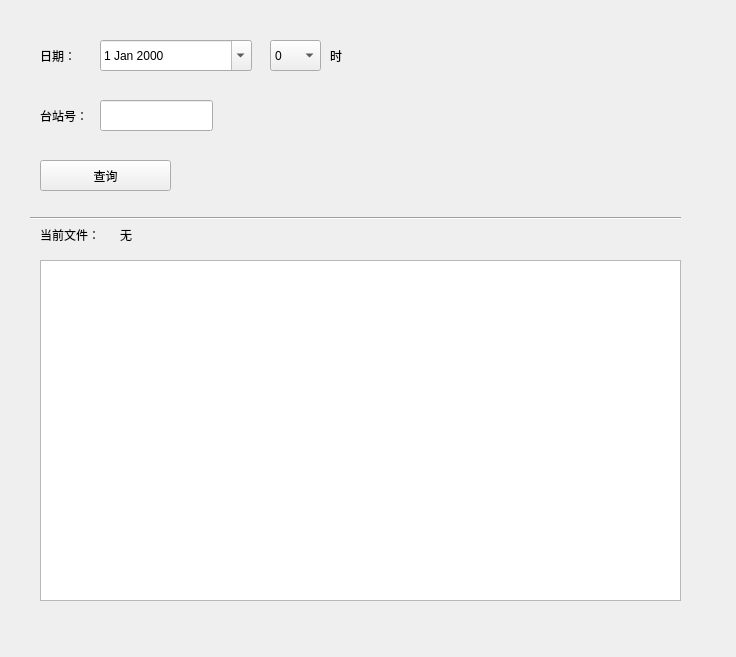
<?xml version="1.0" encoding="UTF-8"?>
<ui version="4.0">
 <class>Form</class>
 <widget class="QWidget" name="Form">
  <property name="geometry">
   <rect>
    <x>0</x>
    <y>0</y>
    <width>736</width>
    <height>657</height>
   </rect>
  </property>
  <property name="windowTitle">
   <string>地面报文译码</string>
  </property>
  <widget class="QTextEdit" name="textEdit">
   <property name="geometry">
    <rect>
     <x>40</x>
     <y>260</y>
     <width>641</width>
     <height>341</height>
    </rect>
   </property>
   <property name="autoFillBackground">
    <bool>false</bool>
   </property>
   <property name="horizontalScrollBarPolicy">
    <enum>Qt::ScrollBarAsNeeded</enum>
   </property>
   <property name="readOnly">
    <bool>true</bool>
   </property>
  </widget>
  <widget class="Line" name="line">
   <property name="geometry">
    <rect>
     <x>30</x>
     <y>210</y>
     <width>651</width>
     <height>16</height>
    </rect>
   </property>
   <property name="orientation">
    <enum>Qt::Horizontal</enum>
   </property>
  </widget>
  <widget class="QLabel" name="label_2">
   <property name="geometry">
    <rect>
     <x>120</x>
     <y>220</y>
     <width>561</width>
     <height>29</height>
    </rect>
   </property>
   <property name="text">
    <string>无</string>
   </property>
  </widget>
  <widget class="QLabel" name="label">
   <property name="geometry">
    <rect>
     <x>40</x>
     <y>220</y>
     <width>81</width>
     <height>29</height>
    </rect>
   </property>
   <property name="text">
    <string>当前文件：</string>
   </property>
  </widget>
  <widget class="QDateEdit" name="dateEdit">
   <property name="geometry">
    <rect>
     <x>100</x>
     <y>40</y>
     <width>152</width>
     <height>31</height>
    </rect>
   </property>
   <property name="calendarPopup">
    <bool>true</bool>
   </property>
  </widget>
  <widget class="QComboBox" name="comboBox">
   <property name="geometry">
    <rect>
     <x>270</x>
     <y>40</y>
     <width>51</width>
     <height>31</height>
    </rect>
   </property>
   <property name="toolTip">
    <string/>
   </property>
   <property name="currentText">
    <string>0</string>
   </property>
   <property name="maxVisibleItems">
    <number>8</number>
   </property>
   <item>
    <property name="text">
     <string>0</string>
    </property>
   </item>
   <item>
    <property name="text">
     <string>2</string>
    </property>
   </item>
   <item>
    <property name="text">
     <string>6</string>
    </property>
   </item>
   <item>
    <property name="text">
     <string>8</string>
    </property>
   </item>
   <item>
    <property name="text">
     <string>12</string>
    </property>
   </item>
   <item>
    <property name="text">
     <string>14</string>
    </property>
   </item>
   <item>
    <property name="text">
     <string>18</string>
    </property>
   </item>
   <item>
    <property name="text">
     <string>20</string>
    </property>
   </item>
  </widget>
  <widget class="QPushButton" name="pushButton_2">
   <property name="geometry">
    <rect>
     <x>40</x>
     <y>160</y>
     <width>131</width>
     <height>31</height>
    </rect>
   </property>
   <property name="text">
    <string>查询</string>
   </property>
  </widget>
  <widget class="QLabel" name="label_3">
   <property name="geometry">
    <rect>
     <x>330</x>
     <y>40</y>
     <width>31</width>
     <height>31</height>
    </rect>
   </property>
   <property name="text">
    <string>时</string>
   </property>
  </widget>
  <widget class="QLineEdit" name="lineEdit">
   <property name="geometry">
    <rect>
     <x>100</x>
     <y>100</y>
     <width>113</width>
     <height>31</height>
    </rect>
   </property>
  </widget>
  <widget class="QLabel" name="label_4">
   <property name="geometry">
    <rect>
     <x>40</x>
     <y>100</y>
     <width>51</width>
     <height>31</height>
    </rect>
   </property>
   <property name="text">
    <string>台站号：</string>
   </property>
  </widget>
  <widget class="QLabel" name="label_5">
   <property name="geometry">
    <rect>
     <x>40</x>
     <y>40</y>
     <width>51</width>
     <height>31</height>
    </rect>
   </property>
   <property name="text">
    <string>日期：</string>
   </property>
  </widget>
 </widget>
 <resources/>
 <connections>
  <connection>
   <sender>dateEdit</sender>
   <signal>dateChanged(QDate)</signal>
   <receiver>Form</receiver>
   <slot>updateDate()</slot>
   <hints>
    <hint type="sourcelabel">
     <x>174</x>
     <y>114</y>
    </hint>
    <hint type="destinationlabel">
     <x>203</x>
     <y>119</y>
    </hint>
   </hints>
  </connection>
  <connection>
   <sender>comboBox</sender>
   <signal>currentTextChanged(QString)</signal>
   <receiver>Form</receiver>
   <slot>updateTime()</slot>
   <hints>
    <hint type="sourcelabel">
     <x>280</x>
     <y>119</y>
    </hint>
    <hint type="destinationlabel">
     <x>345</x>
     <y>123</y>
    </hint>
   </hints>
  </connection>
  <connection>
   <sender>pushButton_2</sender>
   <signal>clicked()</signal>
   <receiver>Form</receiver>
   <slot>showResult()</slot>
   <hints>
    <hint type="sourcelabel">
     <x>296</x>
     <y>50</y>
    </hint>
    <hint type="destinationlabel">
     <x>724</x>
     <y>75</y>
    </hint>
   </hints>
  </connection>
  <connection>
   <sender>lineEdit</sender>
   <signal>editingFinished()</signal>
   <receiver>Form</receiver>
   <slot>updateStation()</slot>
   <hints>
    <hint type="sourcelabel">
     <x>187</x>
     <y>181</y>
    </hint>
    <hint type="destinationlabel">
     <x>277</x>
     <y>180</y>
    </hint>
   </hints>
  </connection>
  <connection>
   <sender>lineEdit</sender>
   <signal>editingFinished()</signal>
   <receiver>Form</receiver>
   <slot>updateStation()</slot>
   <hints>
    <hint type="sourcelabel">
     <x>132</x>
     <y>112</y>
    </hint>
    <hint type="destinationlabel">
     <x>238</x>
     <y>114</y>
    </hint>
   </hints>
  </connection>
 </connections>
 <slots>
  <slot>showText()</slot>
  <slot>updateDate()</slot>
  <slot>updateTime()</slot>
  <slot>showResult()</slot>
  <slot>updateStation()</slot>
 </slots>
</ui>
